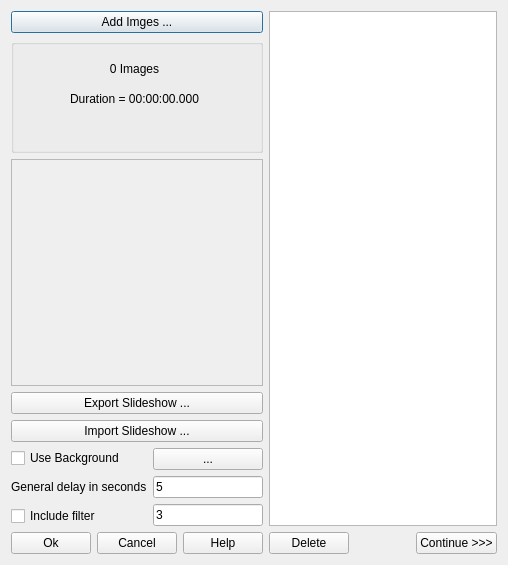
<?xml version="1.0" encoding="UTF-8"?>
<ui version="4.0">
 <class>CSlideDialog</class>
 <widget class="QDialog" name="CSlideDialog">
  <property name="geometry">
   <rect>
    <x>0</x>
    <y>0</y>
    <width>508</width>
    <height>565</height>
   </rect>
  </property>
  <property name="windowTitle">
   <string>Dialog</string>
  </property>
  <layout class="QGridLayout" name="gridLayout">
   <item row="0" column="0" colspan="2">
    <widget class="QPushButton" name="m_pButtonSelect">
     <property name="text">
      <string>Add Imges ...</string>
     </property>
    </widget>
   </item>
   <item row="2" column="0" rowspan="2" colspan="2">
    <widget class="QFrame" name="m_pFramePreview">
     <property name="frameShape">
      <enum>QFrame::StyledPanel</enum>
     </property>
     <property name="frameShadow">
      <enum>QFrame::Raised</enum>
     </property>
    </widget>
   </item>
   <item row="0" column="2" rowspan="7">
    <widget class="QListWidget" name="m_pListTable"/>
   </item>
   <item row="7" column="0" colspan="2">
    <layout class="QHBoxLayout" name="horizontalLayout">
     <item>
      <widget class="QPushButton" name="m_pButtonOk">
       <property name="text">
        <string>Ok</string>
       </property>
      </widget>
     </item>
     <item>
      <widget class="QPushButton" name="m_pButtonCancel">
       <property name="text">
        <string>Cancel</string>
       </property>
      </widget>
     </item>
     <item>
      <spacer name="horizontalSpacer">
       <property name="orientation">
        <enum>Qt::Horizontal</enum>
       </property>
       <property name="sizeHint" stdset="0">
        <size>
         <width>40</width>
         <height>20</height>
        </size>
       </property>
      </spacer>
     </item>
     <item>
      <widget class="QPushButton" name="m_pButtonHelp">
       <property name="text">
        <string>Help</string>
       </property>
      </widget>
     </item>
    </layout>
   </item>
   <item row="7" column="2">
    <layout class="QHBoxLayout" name="horizontalLayout_2">
     <item>
      <widget class="QPushButton" name="m_pButtonDelete">
       <property name="text">
        <string>Delete</string>
       </property>
      </widget>
     </item>
     <item>
      <spacer name="horizontalSpacer_2">
       <property name="orientation">
        <enum>Qt::Horizontal</enum>
       </property>
       <property name="sizeHint" stdset="0">
        <size>
         <width>40</width>
         <height>20</height>
        </size>
       </property>
      </spacer>
     </item>
     <item>
      <widget class="QPushButton" name="m_pButtonFilter">
       <property name="text">
        <string>Continue &gt;&gt;&gt;</string>
       </property>
      </widget>
     </item>
    </layout>
   </item>
   <item row="4" column="0" colspan="2">
    <widget class="QPushButton" name="m_pButtonExport">
     <property name="text">
      <string>Export Slideshow ...</string>
     </property>
    </widget>
   </item>
   <item row="5" column="0" colspan="2">
    <widget class="QPushButton" name="m_pButtonImport">
     <property name="text">
      <string>Import Slideshow ...</string>
     </property>
    </widget>
   </item>
   <item row="6" column="0" colspan="2">
    <layout class="QHBoxLayout" name="horizontalLayout_3">
     <item>
      <layout class="QVBoxLayout" name="verticalLayout">
       <item>
        <widget class="QCheckBox" name="m_pCheckBackground">
         <property name="text">
          <string>Use Background</string>
         </property>
        </widget>
       </item>
       <item>
        <widget class="QLabel" name="label">
         <property name="text">
          <string>General delay in seconds</string>
         </property>
        </widget>
       </item>
       <item>
        <widget class="QCheckBox" name="m_pCheckFilter">
         <property name="text">
          <string>Include filter</string>
         </property>
        </widget>
       </item>
      </layout>
     </item>
     <item>
      <layout class="QVBoxLayout" name="verticalLayout_2">
       <item>
        <widget class="QPushButton" name="m_pButtonBackground">
         <property name="text">
          <string>...</string>
         </property>
        </widget>
       </item>
       <item>
        <widget class="QLineEdit" name="m_pEditDelay">
         <property name="text">
          <string>5</string>
         </property>
        </widget>
       </item>
       <item>
        <widget class="QLineEdit" name="m_pEditFilterDelay">
         <property name="text">
          <string>3</string>
         </property>
        </widget>
       </item>
      </layout>
     </item>
    </layout>
   </item>
   <item row="1" column="0" colspan="2">
    <widget class="QGroupBox" name="groupBox">
     <property name="title">
      <string/>
     </property>
     <widget class="QLabel" name="m_pLabelNrOfImages">
      <property name="geometry">
       <rect>
        <x>8</x>
        <y>20</y>
        <width>231</width>
        <height>20</height>
       </rect>
      </property>
      <property name="text">
       <string>0 Images</string>
      </property>
      <property name="alignment">
       <set>Qt::AlignCenter</set>
      </property>
     </widget>
     <widget class="QLabel" name="m_pLabelDuration">
      <property name="geometry">
       <rect>
        <x>8</x>
        <y>50</y>
        <width>231</width>
        <height>20</height>
       </rect>
      </property>
      <property name="text">
       <string>Duration = 00:00:00.000</string>
      </property>
      <property name="alignment">
       <set>Qt::AlignCenter</set>
      </property>
     </widget>
    </widget>
   </item>
  </layout>
 </widget>
 <resources/>
 <connections/>
</ui>
